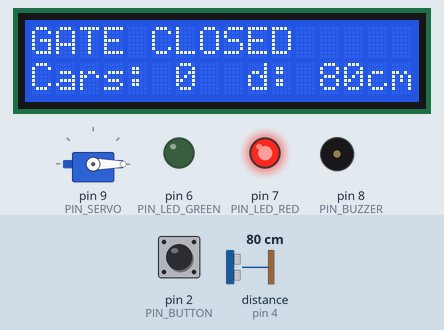
Simulated run of this sketch. Board: Arduino Uno, built with avr-gcc and run on an emulated ATmega328P. On the bench: servo, 16×2 character LCD, output pins drawn as LEDs (lit = HIGH), buzzer (waves = sounding). Wiring (inferred from the names in the program): ultrasonic range finder: trigger pin 3; echo pin 4. Inputs (shaded band) come from the test bench; at power-on: distance to the obstacle (sensor on pin 4) 80 cm, pin 2 (PIN_BUTTON) HIGH. The echo pulse lasts 58.3 µs per cm; pins used as bus, display or sensor lines are not drawn.

Above: at 2.4 s.
2.5 s: distance to the obstacle (sensor on pin 4) set to 44 cm
At 3.7 s:
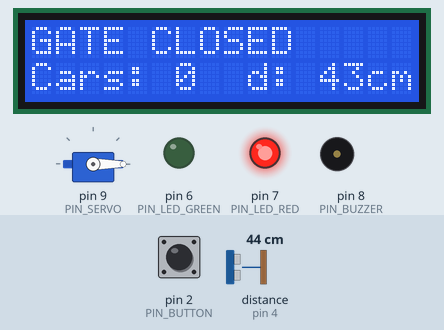
4.2 s: distance to the obstacle (sensor on pin 4) set to 38 cm
At 5.9 s:
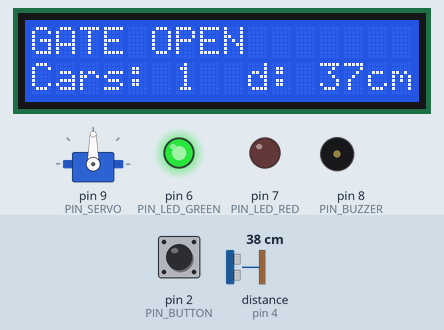
6.5 s: pin 2 (PIN_BUTTON) pulled LOW for 0.15 s
At 6.88 s:
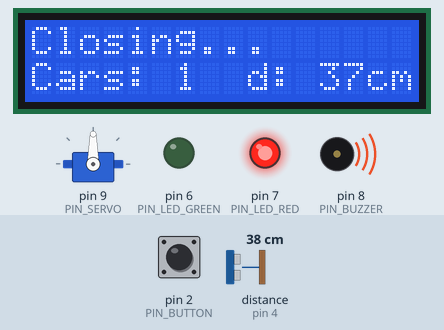
7.2 s: distance to the obstacle (sensor on pin 4) set to 120 cm
At 7.8 s:
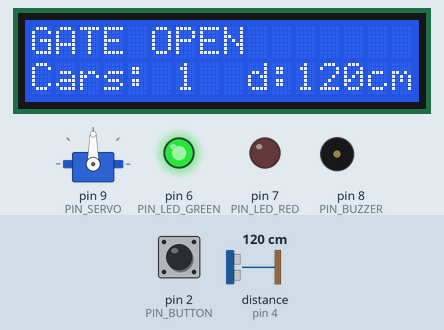
10.2 s: distance to the obstacle (sensor on pin 4) set to 250 cm
At 12.24 s:
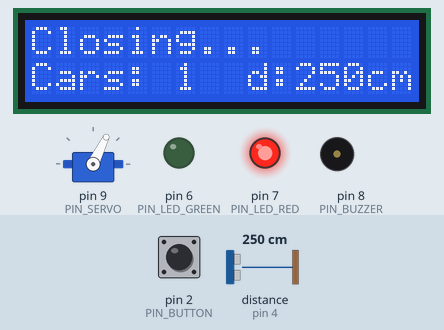
13.2 s: pin 2 (PIN_BUTTON) pulled LOW for 1 s
At 13.84 s:
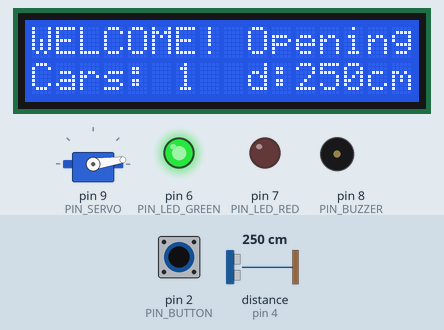
Timing chart, 0 to 16.2 s (numbered marks = the images above; inputs shaded):
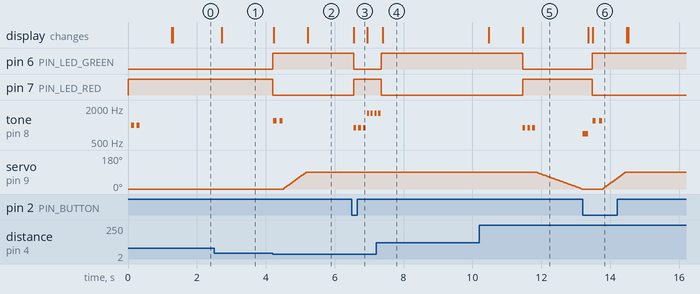

The sketch:

Smart_Parking_Gate.ino
```cpp
/*
  Smart Parking Gate
  ==================
  An automatic barrier gate for a toy parking lot, on an Arduino Uno.

  How it works
    * An HC-SR04 ultrasonic sensor watches the approach lane.
    * A car (or your hand) closer than DETECT_CM -> the gate opens:
      the servo lifts the barrier, the green LED lights up and the 16x2
      LCD shows the status and a running car counter.
    * The gate stays open while the lane is occupied. Once the lane has
      been clear for HOLD_MS it closes again.
    * Anti-crush safety: if something appears in the lane while the gate
      is closing, the barrier stops and reopens with a warning beep.
    * The pushbutton is a manual override: press it to open a closed
      gate, or to close an open one straight away.

  Wiring
    HC-SR04   VCC->5V   GND->GND   TRIG->D3   ECHO->D4
    Button    D2 -> button -> GND      (internal pull-up, no resistor needed)
    Red LED   D7 -> 220R -> LED -> GND (closed / moving)
    Green LED D6 -> 220R -> LED -> GND (open)
    Buzzer    D8 (+) ... GND (-)
    Servo     signal->D9  VCC->5V  GND->GND
    LCD I2C   SDA->A4  SCL->A5  VCC->5V  GND->GND

  Libraries (Library Manager: Sketch > Include Library > Manage Libraries)
    * "LiquidCrystal I2C" by Frank de Brabander
    * "Servo" by Arduino
    Wire ships with the AVR core.

  If the LCD stays blank, run File > Examples > Wire > i2c_scanner and put
  the address it finds into LCD_ADDR below.
*/

#include <Wire.h>
#include <LiquidCrystal_I2C.h>
#include <Servo.h>

// ------------------------------------------------------------------- pins
const uint8_t PIN_TRIG      = 3;
const uint8_t PIN_ECHO      = 4;
const uint8_t PIN_BUTTON    = 2;
const uint8_t PIN_LED_GREEN = 6;
const uint8_t PIN_LED_RED   = 7;
const uint8_t PIN_BUZZER    = 8;
const uint8_t PIN_SERVO     = 9;

// ----------------------------------------------------------------- tuning
const uint8_t  LCD_ADDR      = 0x27;      // 0x27 or 0x3F
const bool     BUZZER_ACTIVE = false;     // true = active buzzer, false = passive
const long     DETECT_CM     = 40;        // car "at the gate" closer than this
const long     CLEAR_CM      = 70;        // lane "clear" farther than this
const unsigned long HOLD_MS  = 4000;      // stay open this long after the lane clears
const int      SERVO_CLOSED  = 0;         // barrier down (degrees)
const int      SERVO_OPEN    = 90;        // barrier up (degrees)
const int      MOVE_STEP_MS  = 15;        // delay per degree -> barrier speed

// ---------------------------------------------------------------- objects
LiquidCrystal_I2C lcd(LCD_ADDR, 16, 2);
Servo gate;

enum GateState { GATE_CLOSED, GATE_OPEN };
GateState state = GATE_CLOSED;

unsigned long clearSince = 0;    // when the lane became clear (0 = busy)
unsigned long lastLcdMs  = 0;
int           carCount   = 0;

// ---------------------------------------------------------------- helpers
void lcdLine(uint8_t row, const char* text) {
  char buf[17];
  snprintf(buf, sizeof(buf), "%-16s", text);   // pad so old text disappears
  lcd.setCursor(0, row);
  lcd.print(buf);
}

void lcdInfo(long d) {
  char info[17];
  if (d < 0) snprintf(info, sizeof(info), "Cars:%2d  d:---cm", carCount % 100);
  else       snprintf(info, sizeof(info), "Cars:%2d  d:%3ldcm", carCount % 100, d);
  lcd.setCursor(0, 1);
  lcd.print(info);
}

void buzzerOn(unsigned int freq) {
  if (BUZZER_ACTIVE) digitalWrite(PIN_BUZZER, HIGH);
  else               tone(PIN_BUZZER, freq);
}

void buzzerOff() {
  if (BUZZER_ACTIVE) digitalWrite(PIN_BUZZER, LOW);
  else               noTone(PIN_BUZZER);
}

void beep(uint8_t times, unsigned int onMs, unsigned int offMs, unsigned int freq) {
  for (uint8_t i = 0; i < times; i++) {
    buzzerOn(freq);
    delay(onMs);
    buzzerOff();
    if (i + 1 < times) delay(offMs);
  }
}

long pingOnce() {
  digitalWrite(PIN_TRIG, LOW);
  delayMicroseconds(4);
  digitalWrite(PIN_TRIG, HIGH);
  delayMicroseconds(10);
  digitalWrite(PIN_TRIG, LOW);

  unsigned long us = pulseIn(PIN_ECHO, HIGH, 25000UL);   // 25 ms ~= 4 m
  if (us == 0) return -1;
  long cm = (long)(us / 58);
  return (cm > 400) ? -1 : cm;
}

long readDistanceCm() {           // median of up to three pings; -1 = nothing
  long s[3];
  uint8_t n = 0;
  for (uint8_t i = 0; i < 3; i++) {
    long d = pingOnce();
    if (d >= 0) s[n++] = d;
  }
  if (n == 0) return -1;
  for (uint8_t i = 1; i < n; i++) {          // insertion sort (n <= 3)
    long key = s[i];
    int j = (int)i - 1;
    while (j >= 0 && s[j] > key) { s[j + 1] = s[j]; j--; }
    s[j + 1] = key;
  }
  return s[n / 2];
}

bool buttonPressed() {            // true once per debounced press
  static bool raw = false, stable = false;
  static unsigned long t = 0;
  bool now = (digitalRead(PIN_BUTTON) == LOW);
  if (now != raw) { raw = now; t = millis(); }
  if (raw != stable && (millis() - t) >= 25) {
    stable = raw;
    if (stable) return true;
  }
  return false;
}

void openGate() {
  digitalWrite(PIN_LED_RED, LOW);
  digitalWrite(PIN_LED_GREEN, HIGH);
  lcdLine(0, "WELCOME! Opening");
  beep(2, 90, 90, 1200);
  for (int a = SERVO_CLOSED; a <= SERVO_OPEN; a += 2) {
    gate.write(a);
    delay(MOVE_STEP_MS);
  }
  gate.write(SERVO_OPEN);
  lcdLine(0, "GATE OPEN");
}

// Returns true if the barrier made it down, false if the safety watch
// aborted the close (something appeared in the lane).
bool closeGate() {
  lcdLine(0, "Closing...");
  digitalWrite(PIN_LED_GREEN, LOW);
  digitalWrite(PIN_LED_RED, HIGH);
  beep(3, 80, 60, 900);

  for (int a = SERVO_OPEN; a >= SERVO_CLOSED; a -= 2) {
    gate.write(a);
    delay(MOVE_STEP_MS);

    long d = pingOnce();                          // anti-crush watch
    if (d >= 0 && d < DETECT_CM) {
      lcdLine(0, "SAFETY: reopening");
      beep(4, 60, 50, 1600);
      for (int b = a; b <= SERVO_OPEN; b += 2) {  // back up
        gate.write(b);
        delay(MOVE_STEP_MS);
      }
      gate.write(SERVO_OPEN);
      digitalWrite(PIN_LED_RED, LOW);
      digitalWrite(PIN_LED_GREEN, HIGH);
      lcdLine(0, "GATE OPEN");
      return false;
    }
  }

  gate.write(SERVO_CLOSED);
  digitalWrite(PIN_LED_RED, HIGH);
  digitalWrite(PIN_LED_GREEN, LOW);
  beep(1, 150, 0, 700);
  lcdLine(0, "GATE CLOSED");
  return true;
}

// ------------------------------------------------------------------ setup
void setup() {
  pinMode(PIN_TRIG, OUTPUT);
  pinMode(PIN_ECHO, INPUT);
  pinMode(PIN_BUTTON, INPUT_PULLUP);
  pinMode(PIN_LED_GREEN, OUTPUT);
  pinMode(PIN_LED_RED, OUTPUT);
  pinMode(PIN_BUZZER, OUTPUT);
  digitalWrite(PIN_LED_RED, HIGH);

  gate.attach(PIN_SERVO);
  gate.write(SERVO_CLOSED);

  lcd.init();
  lcd.backlight();
  lcdLine(0, "Smart Parking");
  lcdLine(1, "Gate  v1.0");
  beep(2, 80, 80, 1000);
  delay(900);
  lcdLine(0, "GATE CLOSED");
  lcdInfo(-1);
}

// ------------------------------------------------------------------- loop
void loop() {
  long d = readDistanceCm();

  if (millis() - lastLcdMs >= 200) {
    lastLcdMs = millis();
    lcdInfo(d);
  }

  bool detected  = (d >= 0 && d < DETECT_CM);
  bool laneClear = (d < 0 || d > CLEAR_CM);

  if (state == GATE_CLOSED) {
    if (detected || buttonPressed()) {
      carCount++;
      openGate();
      state = GATE_OPEN;
      clearSince = 0;
    }
  } else {
    if (buttonPressed()) {                  // manual close
      if (closeGate()) state = GATE_CLOSED;
      clearSince = 0;
    } else if (laneClear) {
      if (clearSince == 0) {
        clearSince = millis();
      } else if (millis() - clearSince >= HOLD_MS) {
        if (closeGate()) state = GATE_CLOSED;
        clearSince = 0;                     // restart hold after an abort too
      }
    } else {
      clearSince = 0;                       // lane busy again
    }
  }
}
```

Measured:
- the behaviour switches between 41 and 40 cm on distance to the obstacle (sensor on pin 4) (found by bisection; images 1 and 2)
- after the input at 2.5 s, the display: changes after 0.22 s (image 1)
- after the input at 4.2 s, pin 6 (PIN_LED_GREEN): LOW → HIGH at once; pin 7 (PIN_LED_RED): HIGH → LOW at once
- after the input at 6.5 s, pin 6 (PIN_LED_GREEN): HIGH → LOW after 0.05 s; pin 7 (PIN_LED_RED): LOW → HIGH after 0.05 s; tone on pin 8 (PIN_BUZZER): plays 900 Hz for 0.08 s, 900 Hz for 0.08 s, 900 Hz for 0.08 s, 1600 Hz for 0.06 s, 1600 Hz for 0.06 s, 1600 Hz for 0.04 s, starting after 0.05 s; the display: changes after 0.05 s (image 3)
- after the input at 7.2 s, the display: changes after 0.20 s (image 4)
- after the input at 10.2 s, tone on pin 8 (PIN_BUZZER): goes on until 11.8 s, then stays silent
- after the input at 13.2 s, pin 6 (PIN_LED_GREEN): LOW → HIGH after 0.28 s; pin 7 (PIN_LED_RED): HIGH → LOW after 0.28 s; servo on pin 9 (PIN_SERVO): moves from 0° to 90° over 0.67 s, starting after 0.60 s; the display: first differs from a run without the input after 0.30 s (image 6)
